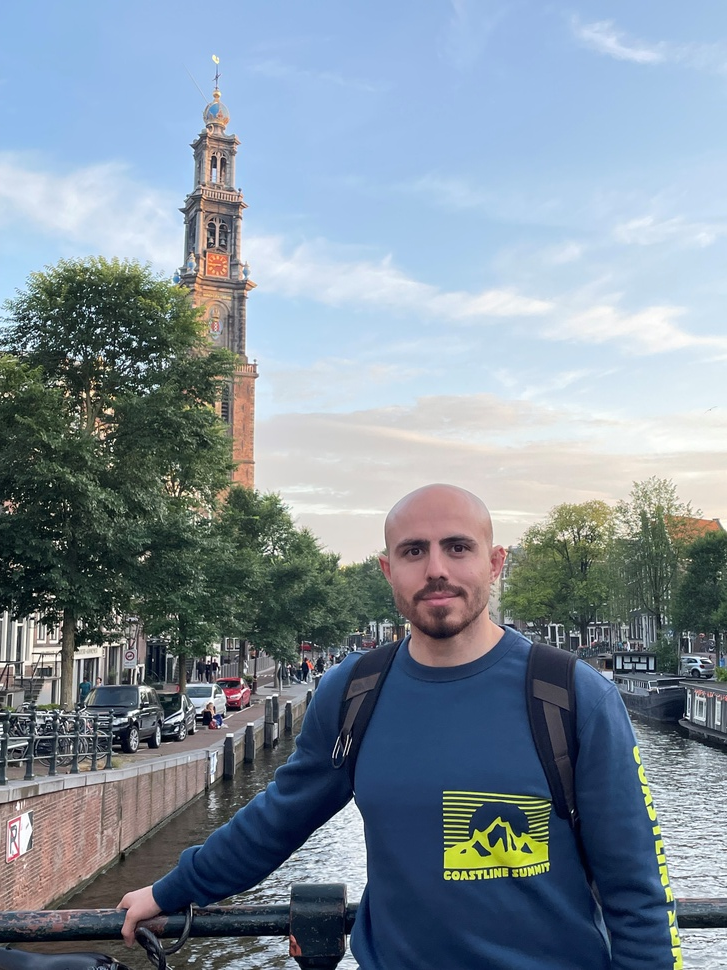
#> input picture Alperen_Tunc.jpeg, 727 x 970 px, shrunk from 3024 x 4032 before the run
$ python Gesichterkkenung.py
#> lines starting #> are read from the running program, lines starting #| are printed output that depends on the picture; after the words box and inside, x2 and y2 are one past the last pixel; in counts of white or black regions, pixels touching at a corner belong together
import cv2

import inline as inline
import matplotlib

import matplotlib.pyplot as plt # Matplotlib wurde eigenlich eintwickelt, um Grafiken zu bearbeiten.
import numpy as np # Mit Nupmy ist das effiziente Rechnen mit Matrizen, mehrdimensionalen Arrays und Vektoren möglich

img = cv2.imread("Alperen_Tunc.jpeg") #Wählen die Datei.
#> img is the input picture: shape (970, 727, 3); mean B, G, R 155.2, 142.8, 128.7

img.shape # Diese Befehl hilft uns, zu sehen, wie viele Zeilen und Spalten vorhanden ist.

plt.imshow(img) # um Bild mithilfe Matplot zu zeigen.
#plt.show() # Bilder sind in RGB Format , aber wir versuchen gerade, in BGR(cv2) zeigen zu lassen,
                #Deswegen sind Farben Anderes dargestellt.

img_rgb = cv2.cvtColor(img, cv2.COLOR_BGR2RGB) # Konvertiere ich jtzt BGR zu RGA, um Bilder Richtig zu sehen.

plt.imshow(img_rgb)
#plt.show()

print(img[0][0])
#| [235 183 142]
print(img_rgb[0][0]) # Kontrolieren von Umwandlung
#| [142 183 235]

img_gray = cv2.cvtColor(img, cv2.COLOR_BGR2GRAY) # Konwertiere ich Daten zu Gray, um schneller berarbeiten zu können.
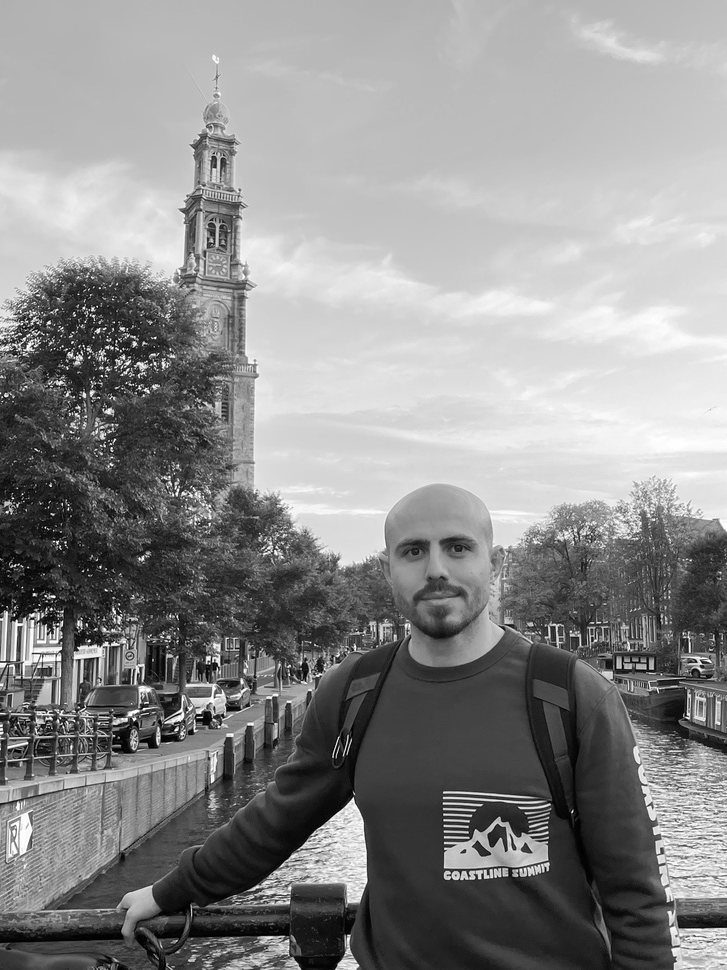
#> img_gray: shape (970, 727); min 0, max 255, mean 140

print(img.shape)
#| (970, 727, 3)
print(img_gray.shape) # Ein Diemension weniger
#| (970, 727)

plt.imshow(img_gray, "gray") # Ursprünglich Matplotlib ist für Mathematiche Berechnungen und zeigt immer die Werte Gelb,
                                #deswegen schreibe ich genau in Welchem Frabe ich das Bild sehen will.
#plt.show()


classifier = cv2.CascadeClassifier("haarcascade_frontalface_alt2.xml") # Tranierte GesichtDatei

faces = classifier.detectMultiScale(img_gray) # um unterschidliche größe Köpfe zu finden
#> faces = [[377, 501, 121, 121]]

print(faces) # Drei Gesichte wurde Erkannt
#| [[377 501 121 121]]

c = img.copy() #Eine Koppie erstellen
for face in faces: # in Diesem Koppie Gesicht zu Gesicht Bestimmen
    x, y, w, h = face # x und y Achse sowie Bereite und Höhe
    cv2.rectangle(c, (x, y), (x + w, y + h), (0, 0, 255), 10)
    # Wie Groß Kästchen sein soll und welsche Farbe haben soll sowie Bereite von Rahmen Bestimme ich
    print(face)
#> this loop made 1 pass
#| [377 501 121 121]
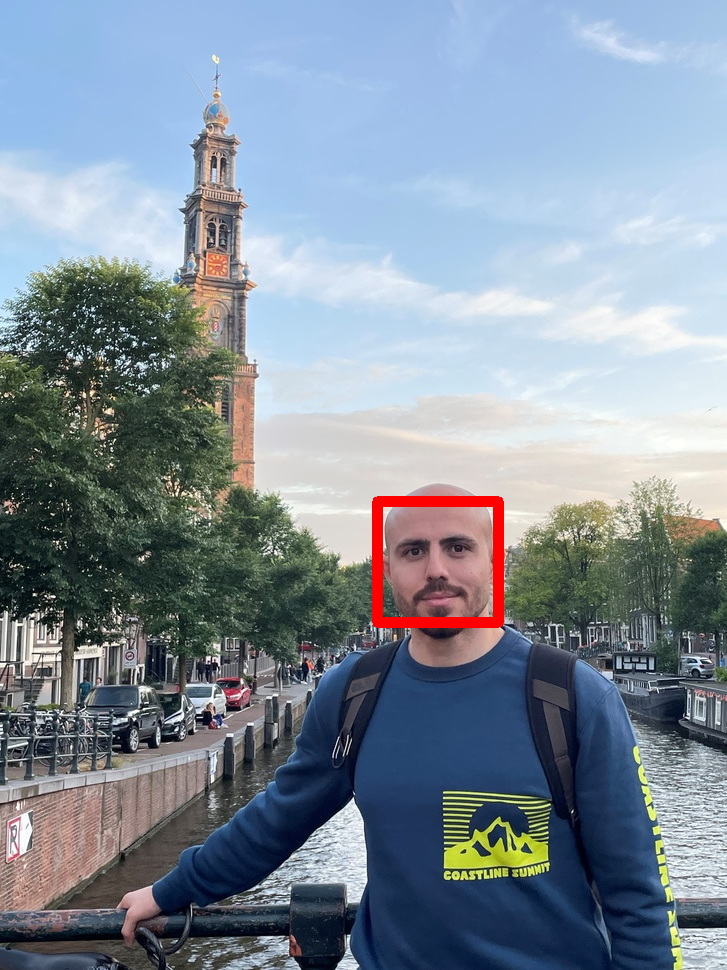
#> c: shape (970, 727, 3); 0.75% of pixels changed, all inside (x1, y1, x2, y2) = (372, 496, 504, 628)

img_rgb = cv2.cvtColor(c, cv2.COLOR_BGR2RGB)
plt.imshow(img_rgb)
#plt.show()

# behebe ich Fehler, weil computer 3 Gesichte erkannt hat, indem ich Rote Kästchen schieben.
faces = classifier.detectMultiScale(img_gray, minNeighbors=10)

c = img.copy() #Eine Koppie erstellen
for face in faces: # in Diesem Koppie Gesicht zu Gesicht Bestimmen
    x, y, w, h = face # x und y Achse sowie Bereite und Höhe
    cv2.rectangle(c, (x, y), (x + w, y + h), (0, 0, 255), 20)
    # Wie Groß Kästchen sein soll und welsche Farbe haben soll sowie Bereite von Rahmen Bestimme ich
    print(face)
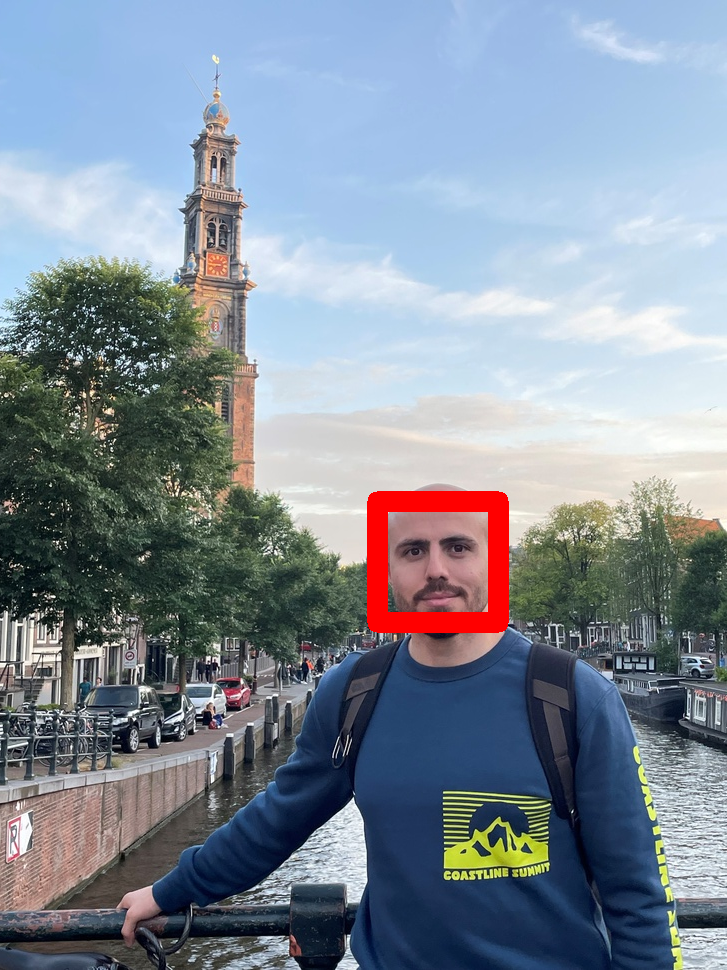
#> c: shape (970, 727, 3); 1.42% of pixels changed, all inside (x1, y1, x2, y2) = (367, 491, 509, 633)

img_rgb = cv2.cvtColor(c, cv2.COLOR_BGR2RGB)
plt.imshow(img_rgb)
plt.show()
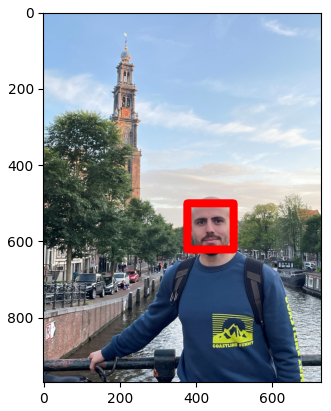
#> figure drawn by matplotlib, 1 panel; B, G, R data is drawn as R, G, B
